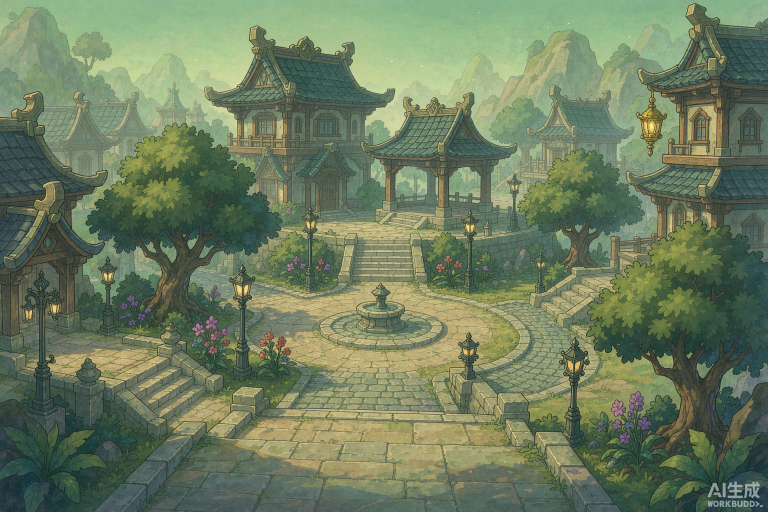
#> input picture card-demo/outputs/Create_one_original_2D_fantasy_2026-10-03T14-18-23.png, 1536 x 1024 px (shown at 1/2 size)
$ python build_city_models.py
#> lines starting #> are read from the running program, lines starting #| are printed output that depends on the picture
"""Build coordinate-aligned 2.5D city sprites and editable glTF meshes from the city concept palette."""
import json
import math
import struct
from pathlib import Path
from PIL import Image, ImageDraw, ImageFilter

ROOT = Path(__file__).resolve().parents[2]
SOURCE = ROOT / 'outputs' / 'Create_one_original_2D_fantasy_2026-10-03T14-18-23.png'
ART = ROOT / 'assets' / 'backgrounds'
MODELS = ROOT / 'assets' / 'models'
MODELS.mkdir(exist_ok=True)
concept = Image.open(SOURCE).convert('RGB')
#> concept is the input picture: PIL image 1536x1024 RGB; mean R, G, B 109.9, 125.5, 96
# The concept informs texture/palette, not topology or walkability.
samples = [concept.getpixel(p) for p in ((480, 370), (780, 250), (950, 530))]
#> samples = [(56, 85, 67), (207, 215, 162), (60, 92, 69)]

def tint(color, scale):
    return tuple(max(0, min(255, int(v * scale))) for v in color)

def mix(a, b, ratio):
    return tuple(int(a[i] * (1 - ratio) + b[i] * ratio) for i in range(3))

# Existing map rectangles and IDs: changing their positions would break navigation.
BUILDINGS = [
    ('west_hall', 104, 363, 220, 111, (51, 94, 85)),
    ('market', 403, 367, 153, 76, (105, 93, 69)),
    ('east_hall', 962, 361, 216, 115, (58, 96, 93)),
    ('library', 1310, 365, 245, 116, (45, 83, 87)),
    ('observatory', 1710, 370, 190, 117, (66, 97, 102)),
]

# World-space terrain; softly blurred sky comes from the original concept image itself.
world = Image.new('RGB', (2080, 900), '#a4c7ad')
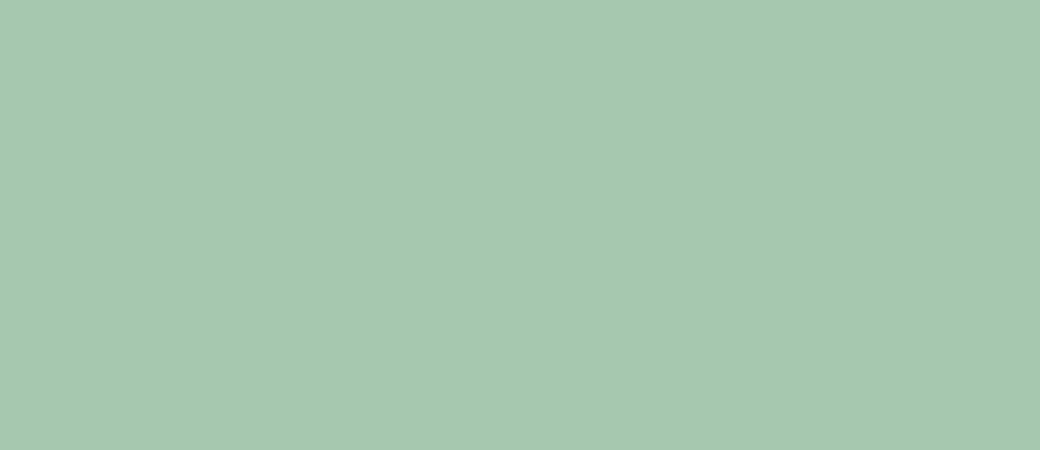
#> world: PIL image 2080x900 RGB (shown at 1/2 size); mean R, G, B 164, 199, 173
sky = concept.crop((0, 0, 1536, 420)).resize((2080, 380), Image.Resampling.LANCZOS)
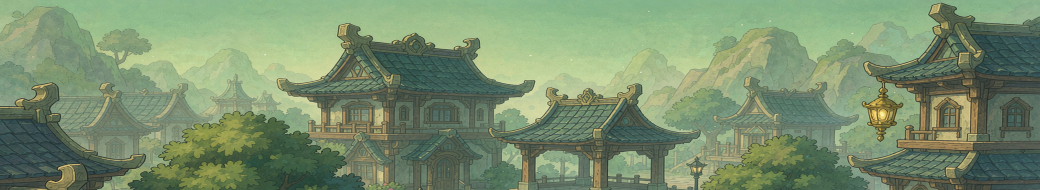
#> sky: PIL image 2080x380 RGB (shown at 1/2 size); mean R, G, B 122, 143.6, 110.3
sky = sky.filter(ImageFilter.GaussianBlur(25))
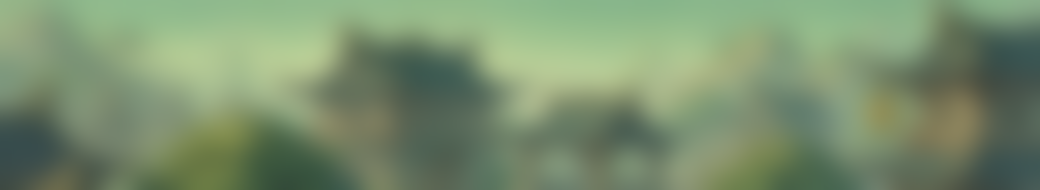
#> sky: PIL image 2080x380 RGB (shown at 1/2 size); mean R, G, B 122, 143.6, 110.4
world.paste(Image.blend(sky, Image.new('RGB', sky.size, '#b0cdbc'), 0.53), (0, 0))
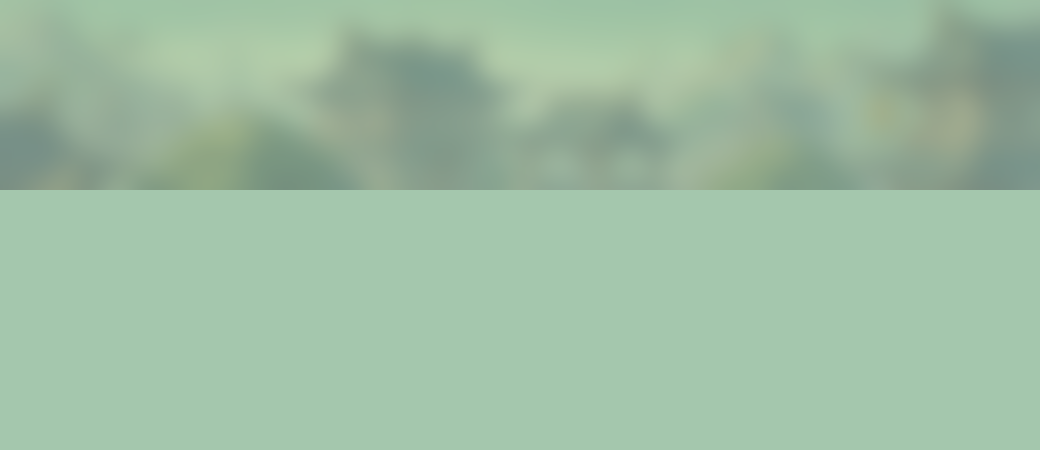
#> world: PIL image 2080x900 RGB (shown at 1/2 size); mean R, G, B 158.1, 189.1, 163.7
d = ImageDraw.Draw(world, 'RGBA')
d.polygon([(0, 363), (135, 286), (274, 342), (430, 277), (610, 352), (850, 269), (1050, 353), (1250, 260), (1440, 348), (1660, 270), (1880, 350), (2080, 285), (2080, 520), (0, 520)], fill=(83, 134, 111, 230))
d.rectangle((0, 343, 2080, 900), fill=(102, 140, 110, 205))
d.rectangle((64, 354, 2016, 784), fill=(153, 179, 135, 255))
d.rectangle((78, 480, 1978, 534), fill=(216, 196, 151, 255))
d.rectangle((274, 518, 1939, 768), fill=(201, 183, 143, 255))
for x, y, w, h in ((739, 526, 209, 206), (1554, 536, 187, 188)):
    d.rectangle((x, y, x+w, y+h), fill=(228, 209, 164, 255), outline=(119, 128, 106, 180), width=4)
    d.ellipse((x+w/2-24, y+h/2-24, x+w/2+24, y+h/2+24), outline=(108, 133, 111, 160), width=3)
for y in range(545, 767, 34):
    for x in range(285+(19 if y//34%2 else 0), 1930, 55):
        d.line((x, y, x+29, y), fill=(127, 112, 87, 92), width=2)
for x in range(50, 2050, 54):
    y = 821 + int(9*math.sin(x*.04))
    d.ellipse((x-15,y-9,x+18,y+12), fill=(53, 114, 74, 195))
    d.ellipse((x+2,y-15,x+19,y), fill=(88, 157, 100, 210))
world.save(ART / 'city_concept_terrain.png')
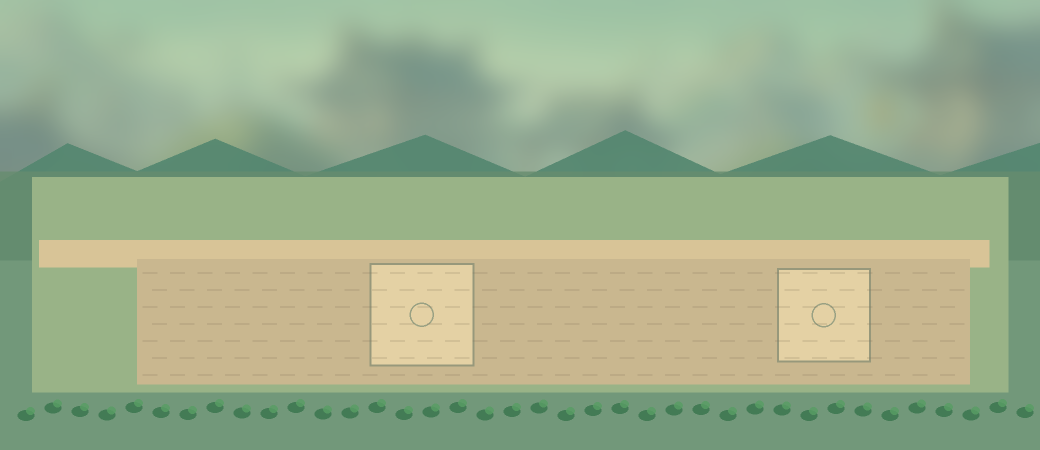
#> saved as city_concept_terrain.png: PIL image 2080x900 RGB (shown at 1/2 size); mean R, G, B 157.2, 174.6, 140.8


def building_sprite(name, width, depth, roof):
    # Projection is orthographic 2.5D; contact shadow stays inside the obstacle footprint.
    height = 116 if name != 'market' else 88
    canvas_h = depth + height + 74
    im = Image.new('RGBA', (width+46, canvas_h), (0,0,0,0))
    p = ImageDraw.Draw(im, 'RGBA')
    left, right = 23, width+23
    base = canvas_h-15
    top = base-depth
    wall_top = top-height+35
    p.ellipse((left+10, base-depth*.48, right+18, base+6), fill=(23,49,46,75))
    p.polygon([(left,wall_top),(right,wall_top),(right,base),(left,base)], fill=(228,210,166,255))
    p.polygon([(right-25,wall_top-15),(right+12,wall_top+3),(right+12,base-20),(right,base)], fill=(142,142,112,255))
    p.polygon([(left-14,wall_top+10),(left+width*.5,wall_top-48),(right+14,wall_top+10),(right-2,wall_top+24),(left,wall_top+24)], fill=(*roof,255))
    p.line([(left-14,wall_top+10),(left+width*.5,wall_top-48),(right+14,wall_top+10)], fill=(31,61,59,255), width=4)
    for i in range(1,8):
        px=left+width*i/8
        py=wall_top+12-48*(1-abs(px-(left+width*.5))/(width*.5))
        p.line((px,py,px+16,wall_top+20), fill=(171,173,125,130), width=2)
    p.line((left,wall_top+27,right,wall_top+27),fill=(113,114,89,230),width=5)
    p.line((left+5,base-17,right,base-17),fill=(123,116,82,225),width=5)
    for wx in (left+32,right-57):
        p.rectangle((wx,wall_top+39,wx+29,wall_top+74),fill=(43,93,92,255),outline=(110,86,59,255),width=3)
        p.polygon([(wx+3,wall_top+42),(wx+25,wall_top+42),(wx+23,wall_top+62)],fill=(164,208,185,230))
    door_x=left+width*.5
    p.rectangle((door_x-17,base-60,door_x+18,base-15),fill=(76,72,53,255),outline=(136,97,65,255),width=3)
    p.ellipse((door_x+8,base-38,door_x+13,base-33),fill=(235,194,109,255))
    for px in (left+11,right-13):
        p.line((px,wall_top+27,px,base-16),fill=(144,118,84,255),width=7)
    if name == 'observatory':
        cx = left+width*.5
        p.ellipse((cx-24,wall_top-66,cx+24,wall_top-23),fill=(94,150,140,255),outline=(46,82,83,255),width=4)
    im.save(ART / ('city_' + name + '.png'))
    return canvas_h


def mesh_glb(name, w, depth, roof_rgb):
    # Real geometry: wall box, thick pitched roof and door; positions are local metres.
    verts=[]; normals=[]; colors=[]; indices=[]
    def quad(a,b,c,d,color):
        start=len(verts)
        u=[b[i]-a[i] for i in range(3)]; v=[c[i]-a[i] for i in range(3)]
        n=(u[1]*v[2]-u[2]*v[1],u[2]*v[0]-u[0]*v[2],u[0]*v[1]-u[1]*v[0]); l=math.sqrt(sum(q*q for q in n)) or 1
        for xyz in (a,b,c,d):
            verts.append(xyz); normals.append(tuple(q/l for q in n)); colors.append((*[q/255 for q in color],1.0))
        indices.extend((start,start+1,start+2,start,start+2,start+3))
    def box(x1,y1,z1,x2,y2,z2,col):
        quad((x1,y1,z1),(x2,y1,z1),(x2,y2,z1),(x1,y2,z1),col)
        quad((x2,y1,z2),(x1,y1,z2),(x1,y2,z2),(x2,y2,z2),col)
        quad((x1,y1,z2),(x1,y1,z1),(x1,y2,z1),(x1,y2,z2),col)
        quad((x2,y1,z1),(x2,y1,z2),(x2,y2,z2),(x2,y2,z1),col)
        quad((x1,y2,z1),(x2,y2,z1),(x2,y2,z2),(x1,y2,z2),col)
        quad((x1,y1,z2),(x2,y1,z2),(x2,y1,z1),(x1,y1,z1),col)
    width=w/42; dep=depth/42
    box(-width/2,0,-dep/2,width/2,2.35,dep/2,(228,210,166))
    # Two genuine sloped roof surfaces and gables.
    a=(-width/2-.18,2.35,-dep/2-.2); b=(width/2+.18,2.35,-dep/2-.2)
    c=(-width/2-.18,2.35,dep/2+.2); dd=(width/2+.18,2.35,dep/2+.2)
    e=(0,3.25,-dep/2-.2); f=(0,3.25,dep/2+.2)
    quad(a,e,f,c,roof_rgb); quad(e,b,dd,f,tint(roof_rgb,.77))
    quad(a,b,e,e,roof_rgb); quad(c,f,dd,dd,roof_rgb)
    box(-.34,.04,-dep/2-.03,.34,1.4,-dep/2+.02,(82,66,48))
    for xpos in (-width*.31,width*.31):
        box(xpos-.21,1.05,-dep/2-.05,xpos+.21,1.7,-dep/2+.02,(100,171,163))
    # One buffer, tightly packed attributes; GLB imports directly into Godot.
    chunks=[]; views=[]
    for data,fmt,component in ((verts,'<3f',5126),(normals,'<3f',5126),(colors,'<4f',5126),(indices,'<I',5125)):
        raw=b''.join(struct.pack(fmt,*v) if isinstance(v,tuple) else struct.pack(fmt,v) for v in data)
        off=sum(len(c) for c in chunks); chunks.append(raw+b'\x00'*((-len(raw))%4))
        views.append({'buffer':0,'byteOffset':off,'byteLength':len(raw),'target':34963 if component==5125 else 34962})
    def acc(i,count,typ,component,extras=None):
        value={'bufferView':i,'componentType':component,'count':count,'type':typ}
        if extras: value.update(extras)
        return value
    mins=[min(v[k] for v in verts) for k in range(3)]
    maxs=[max(v[k] for v in verts) for k in range(3)]
    doc={'asset':{'version':'2.0','generator':'City concept aligned model builder'},'scene':0,'scenes':[{'nodes':[0]}], 'nodes':[{'name':name,'mesh':0}], 'meshes':[{'name':name,'primitives':[{'attributes':{'POSITION':0,'NORMAL':1,'COLOR_0':2},'indices':3,'material':0}]}], 'materials':[{'name':'matte_city','pbrMetallicRoughness':{'baseColorFactor':[1,1,1,1],'metallicFactor':0,'roughnessFactor':.93},'doubleSided':True}], 'buffers':[{'byteLength':sum(map(len,chunks))}], 'bufferViews':views, 'accessors':[acc(0,len(verts),'VEC3',5126,{'min':mins,'max':maxs}),acc(1,len(normals),'VEC3',5126),acc(2,len(colors),'VEC4',5126),acc(3,len(indices),'SCALAR',5125)]}
    js=json.dumps(doc,separators=(',',':')).encode(); js+=b' '*((-len(js))%4)
    binary=b''.join(chunks)
    glb=struct.pack('<4sII',b'glTF',2,12+8+len(js)+8+len(binary))+struct.pack('<I4s',len(js),b'JSON')+js+struct.pack('<I4s',len(binary),b'BIN\x00')+binary
    (MODELS / ('city_'+name+'.glb')).write_bytes(glb)

for name,x,y,w,dep,roof in BUILDINGS:
    building_sprite(name,w,dep,roof)
    mesh_glb(name,w,dep,roof)
#> this loop made 5 passes
#> pass 1, in building_sprite, `im.save(ART / ('city_' + name + '.png'))`:
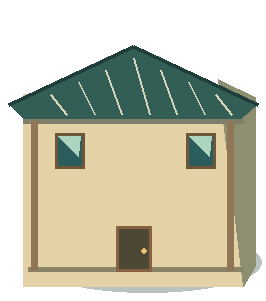
#> saved as city_west_hall.png: PIL image 266x301 RGBA; mean R, G, B, A 104.7, 103.7, 83.1, 159.3; transparent parts drawn white
#> pass 2, in building_sprite (call 2), `im.save(ART / ('city_' + name + '.png'))`:
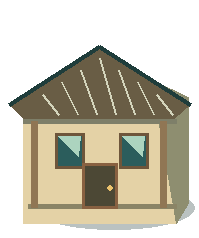
#> saved as city_market.png: PIL image 199x238 RGBA; mean R, G, B, A 81.9, 77.6, 60.7, 135.8; transparent parts drawn white
print('Created 1 terrain PNG, 5 building PNGs and 5 GLB models; collisions unchanged.')

$ run again, with card-demo/outputs/Create_an_ORIGINAL_production__2026-10-03T17-08-21.png copied over card-demo/outputs/Create_one_original_2D_fantasy_2026-10-03T14-18-23.png
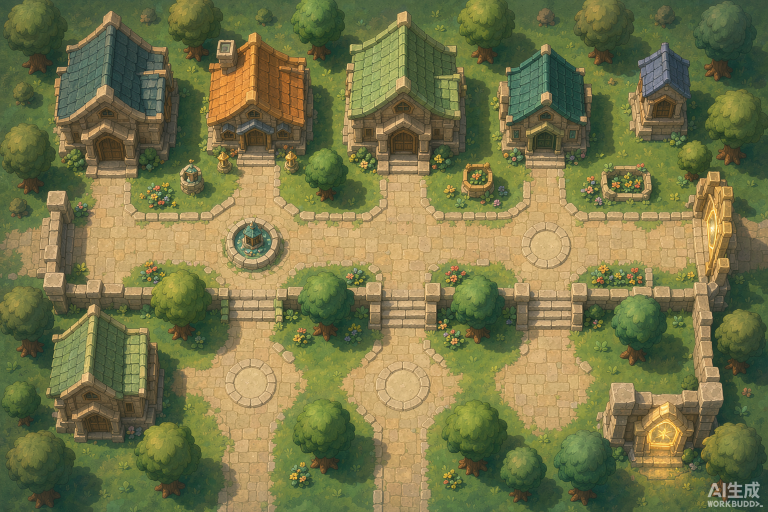
#> input picture card-demo/outputs/Create_an_ORIGINAL_production__2026-10-03T17-08-21.png, 1536 x 1024 px (shown at 1/2 size)
#> concept is the input picture: PIL image 1536x1024 RGB; mean R, G, B 118.1, 117.7, 73
#> samples = [(174, 147, 93), (223, 180, 127), (160, 143, 88)]
#> `world.paste(Image.blend(sky, Image.new('RGB', sky.size, '#b0cdbc'), 0...`:
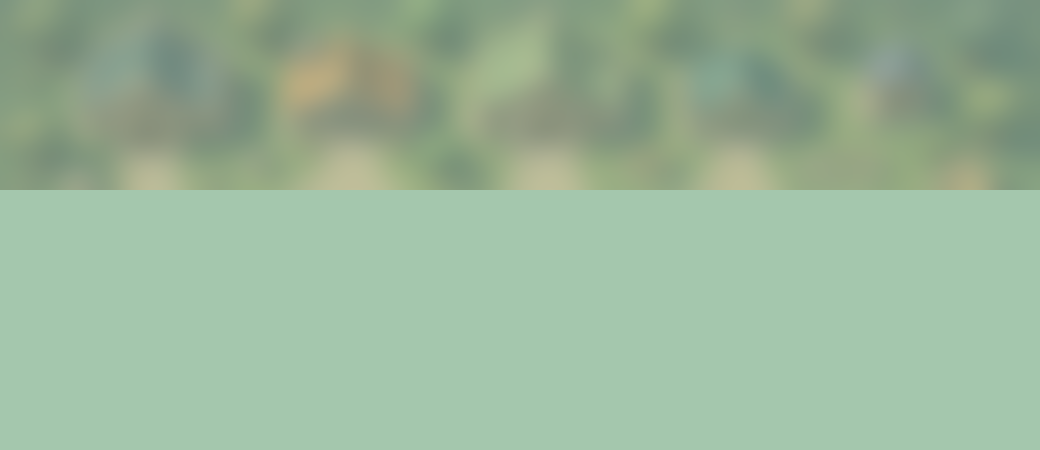
#> world: PIL image 2080x900 RGB (shown at 1/2 size); mean R, G, B 153.9, 181.6, 154.7
#> `world.save(ART / 'city_concept_terrain.png')`:
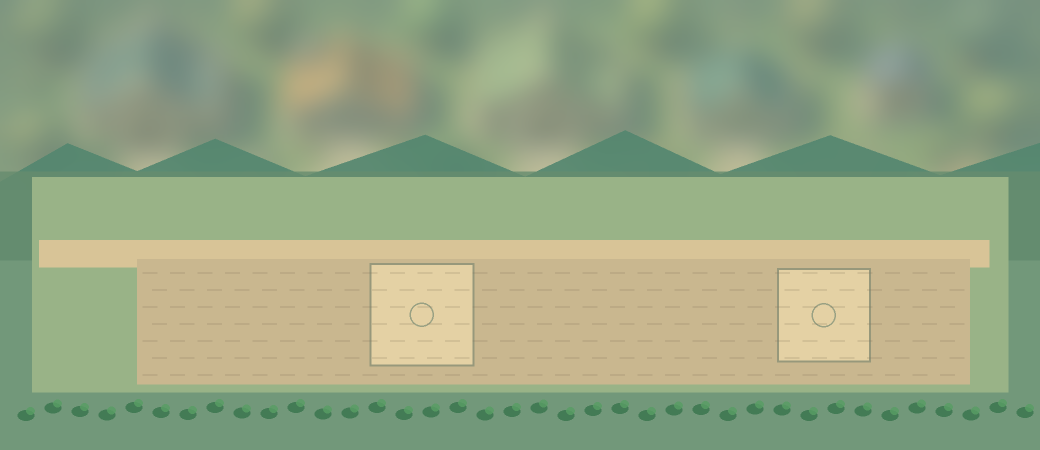
#> saved as city_concept_terrain.png: PIL image 2080x900 RGB (shown at 1/2 size); mean R, G, B 151.9, 166.6, 132.2

$ run again, with card-demo/outputs/云庭萌宠主城_美术效果图.png copied over card-demo/outputs/Create_one_original_2D_fantasy_2026-10-03T14-18-23.png
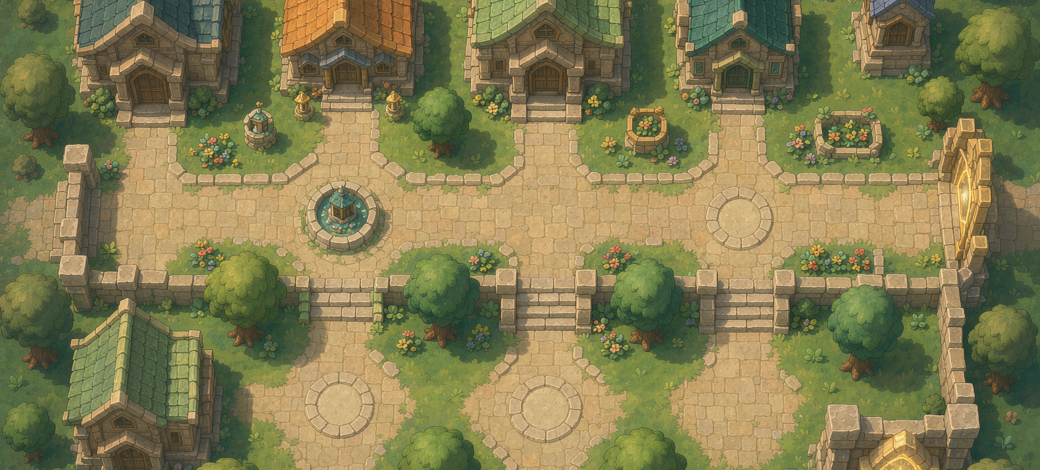
#> input picture card-demo/outputs/云庭萌宠主城_美术效果图.png, 2080 x 940 px (shown at 1/2 size)
#> concept is the input picture: PIL image 2080x940 RGB; mean R, G, B 129.1, 123.7, 80.5
#> samples = [(132, 125, 87), (149, 152, 71), (68, 88, 65)]
#> `world.paste(Image.blend(sky, Image.new('RGB', sky.size, '#b0cdbc'), 0...`:
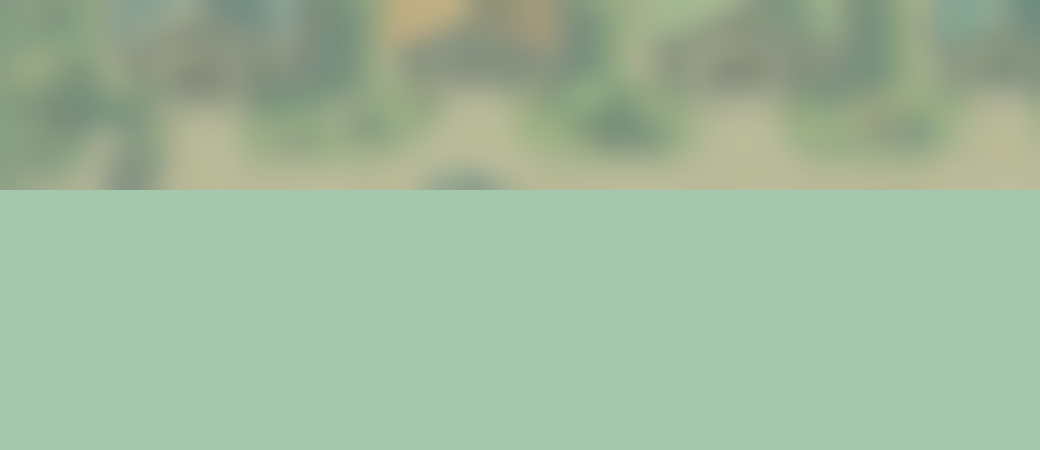
#> world: PIL image 2080x900 RGB (shown at 1/2 size); mean R, G, B 158.7, 184.2, 157.3
#> `world.save(ART / 'city_concept_terrain.png')`:
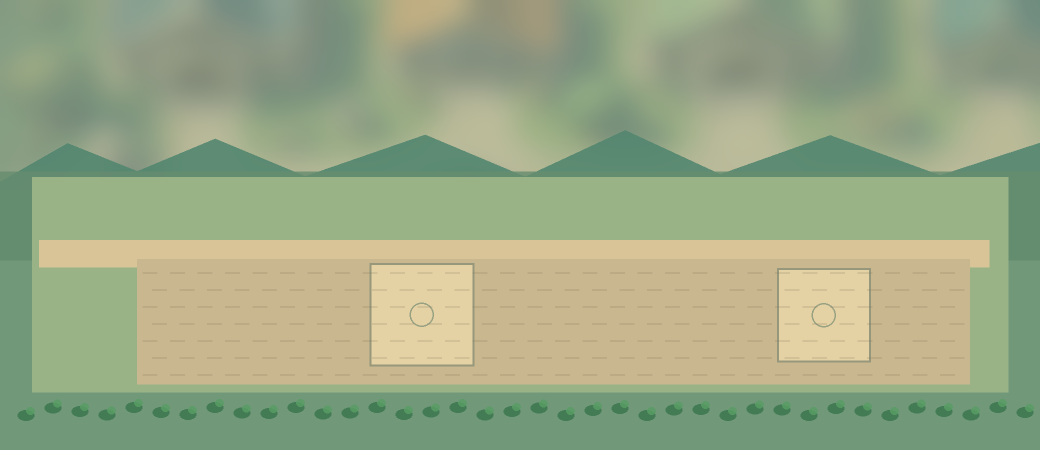
#> saved as city_concept_terrain.png: PIL image 2080x900 RGB (shown at 1/2 size); mean R, G, B 155.2, 168.4, 133.8
